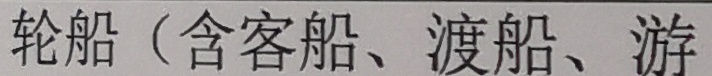
#> input picture test.jpg, 712 x 76 px
$ python TPS_transform.py   (older library calls are emulated)
#> lines starting #> are read from the running program, lines starting #| are printed output that depends on the picture
import os
import cv2
import glob
import time
import numpy as np


def get_tps_transform_matrix(dst_points, src_points):
    K = dst_points.shape[0]

    B = src_points.T
    expand_zeros = np.zeros((2, 3), dtype=np.float)
    B = np.concatenate([B, expand_zeros], axis=1)

    ones = np.ones((1, K), dtype=np.float)
    C = dst_points.T
    C = np.concatenate([ones, C], axis=0)
    delta_C = np.zeros((K + 3, K + 3), dtype=np.float)
    delta_C[:3, :K] = C
    delta_C[3:, K:] = C.T

    A = np.tile(np.expand_dims(dst_points, axis=0), [K, 1, 1])
    D = np.expand_dims(dst_points, axis=1)
    distance = np.sqrt(np.sum((A - D)**2, axis=2))
    C_hat = (distance**2) * np.log(distance + 1e-6)

    delta_C[3:, :K] = C_hat
    delta_C_inv = np.linalg.inv(delta_C)
    transform_matrix = np.matmul(B, delta_C_inv)

    return transform_matrix


def get_grid(height, width):
    x = np.arange(0, width)
    y = np.arange(0, height)
    xx, yy = np.meshgrid(x, y)
    xx, yy = xx.flatten(), yy.flatten()
    grid = np.vstack([xx, yy])

    return grid


def interplate(image, grid):
    height, width = image.shape[:2]
    floor_grid = np.floor(grid).astype(np.int)
    x0 = floor_grid[0, :]
    y0 = floor_grid[1, :]
    x1 = x0 + 1
    y1 = y0 + 1

    x0 = np.clip(x0, 0, width - 1)
    x1 = np.clip(x1, 0, width - 1)
    y0 = np.clip(y0, 0, height - 1)
    y1 = np.clip(y1, 0, height - 1)
    t = np.expand_dims(x1 - grid[0], axis=1)
    s = np.expand_dims(y1 - grid[1], axis=1)

    R1 = t * image[y0, x0] + (1 - t) * image[y0, x1]
    R2 = t * image[y1, x0] + (1 - t) * image[y1, x1]
    P = s * R1 + (1 - s) * R2

    return P


def transform_image(image, matrix, dst_points, output_size):
    height, width = output_size
    dst_grid = get_grid(height, width)
    ones = np.ones((1, dst_grid.shape[1]), dtype=np.float)
    A = np.concatenate([ones, dst_grid], axis=0)
    B = np.expand_dims(dst_grid.T, axis=0)
    C = np.expand_dims(dst_points, axis=1)
    D = np.sqrt(np.sum((B - C)**2, axis=2).T)
    D = (D**2) * np.log(D + 1e-6)

    A = np.concatenate([A.T, D], axis=1)
    src_grid = np.matmul(matrix, A.T)
    interplate_value = interplate(image, src_grid)

    interplate_new_image = np.zeros((height, width, 3), dtype=np.uint8)
    interplate_new_image[dst_grid[1], dst_grid[0]] = interplate_value

    return interplate_new_image


def main():
    image = cv2.imread('test.jpg')
#> image is the input picture: shape (76, 712, 3); mean B, G, R 146, 146.8, 151
    height, width = image.shape[:2]
#> height = 76; width = 712
    dst_points = []
    src_points = []
    K = 20
    shift_height = [-1, -2, -3, -4, -5, -4, -3, -2, -1, 0, 1, 2, 3, 4, 5, 4, 3, 2, 1, 0]
    interval = width // K
#> interval = 35
    for i in range(K):
        src_points.append([i * interval, 0])
        src_points.append([i * interval, height])
        dst_points.append([i * interval, shift_height[i]])
        dst_points.append([i * interval, height + shift_height[i]])

    dst_points = np.array(dst_points, dtype=np.float)
    src_points = np.array(src_points, dtype=np.float)
    start = time.time()
    matrix = get_tps_transform_matrix(dst_points, src_points)
#> in get_tps_transform_matrix, `delta_C[3:, K:] = C.T`:
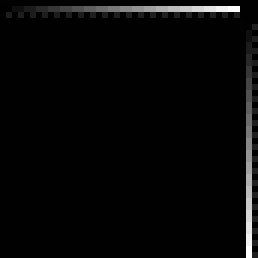
#> delta_C: shape (43, 43) float64 (shown 6 times larger); min -5, max 665, mean 16.1; drawn with min black and max white
#> in get_tps_transform_matrix, `delta_C[3:, :K] = C_hat`:
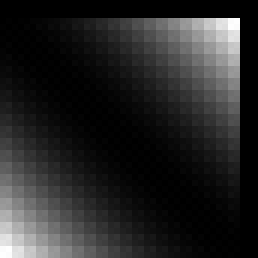
#> delta_C: shape (43, 43) float64 (shown 6 times larger); min -5, max 2915889.8, mean 435065.7; drawn with min black and max white
    interplate_dst_image = transform_image(
        image, matrix, dst_points, (height, int(width)))
#> in transform_image, `interplate_new_image[dst_grid[1], dst_grid[0]] = interplate_value`:
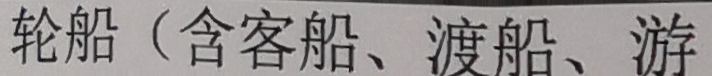
#> interplate_new_image: shape (76, 712, 3); mean of channels 0, 1, 2 143.9, 144.8, 148.9; drawn as B, G, R
    print('Spend {}s use tps transform image.'.format(time.time() - start))
    cv2.imwrite('res.jpg', interplate_dst_image)
    cv2.imshow('src_image', image)
    cv2.imshow('interplate_dst_image', interplate_dst_image)
    cv2.waitKey(0)


if __name__ == "__main__":
    main()
